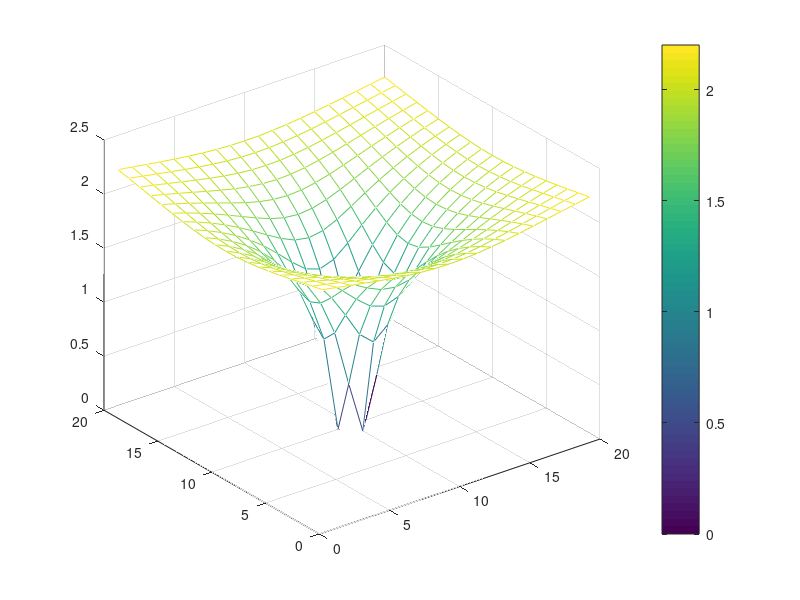

Here is the MATLAB script that generated this plot:
% Poisson Init test

clear all
close all

height = 20;
width = 20;

x = floor(0.5 * height);
y = floor(0.5 * width) ;

for ii = 1:height
    for jj = 1:width
        u(ii,jj) = 3 - 3 /  sqrt(sqrt( (ii - x)^2 + (jj -  y)^2))  ;
    end
end

u(x,y) = 0;

mesh(u)
colorbar